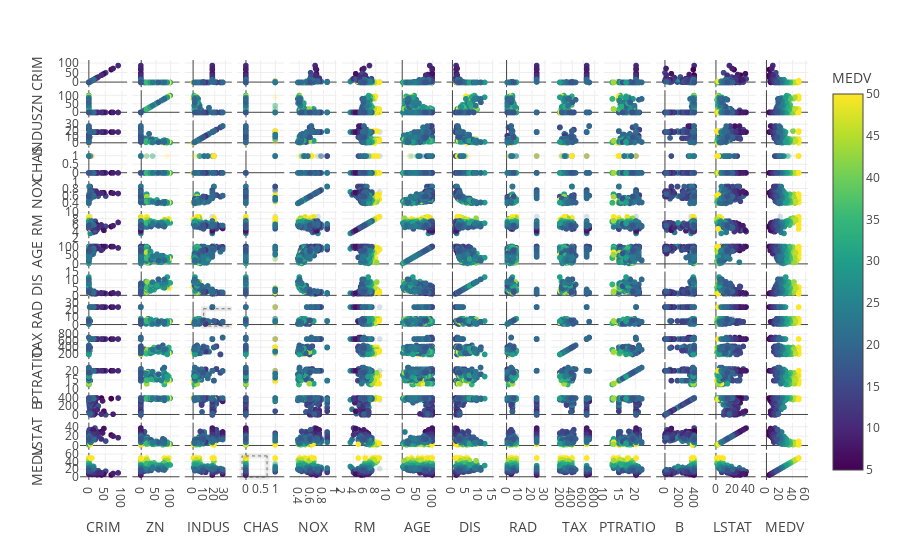

Notebook cell for this chart:
### Markdown cell above
### Scatter matrix

### Code cell
px.scatter_matrix(data, color="MEDV", height=1200, template="none")

### Figure 1 — Plotly figure (JSON) as saved in the notebook; plotly's stock layout.template omitted (floating-point values rounded to 4 significant figures; data arrays with more than 128 entries replaced by an {"elided": "..."} marker saying what was removed)
{"data": [{"dimensions": [{"axis": {"matches": true}, "label": "CRIM", "values": {"elided": "506 float values"}}, {"axis": {"matches": true}, "label": "ZN", "values": {"elided": "506 float values"}}, {"axis": {"matches": true}, "label": "INDUS", "values": {"elided": "506 float values"}}, {"axis": {"matches": true}, "label": "CHAS", "values": {"elided": "506 int values"}}, {"axis": {"matches": true}, "label": "NOX", "values": {"elided": "506 float values"}}, {"axis": {"matches": true}, "label": "RM", "values": {"elided": "506 float values"}}, {"axis": {"matches": true}, "label": "AGE", "values": {"elided": "506 float values"}}, {"axis": {"matches": true}, "label": "DIS", "values": {"elided": "506 float values"}}, {"axis": {"matches": true}, "label": "RAD", "values": {"elided": "506 int values"}}, {"axis": {"matches": true}, "label": "TAX", "values": {"elided": "506 int values"}}, {"axis": {"matches": true}, "label": "PTRATIO", "values": {"elided": "506 float values"}}, {"axis": {"matches": true}, "label": "B", "values": {"elided": "506 float values"}}, {"axis": {"matches": true}, "label": "LSTAT", "values": {"elided": "506 float values"}}, {"axis": {"matches": true}, "label": "MEDV", "values": {"elided": "506 float values"}}], "hovertemplate": "%{xaxis.title.text}=%{x}<br>%{yaxis.title.text}=%{y}<br>MEDV=%{marker.color}<extra></extra>", "legendgroup": "", "marker": {"color": {"elided": "506 float values"}, "coloraxis": "coloraxis", "symbol": "circle"}, "name": "", "selectedpoints": {"elided": "587 int values"}, "showlegend": false, "type": "splom"}], "layout": {"autosize": true, "coloraxis": {"colorbar": {"title": {"text": "MEDV"}}, "colorscale": [[0, "#440154"], [0.1111, "#482878"], [0.2222, "#3e4989"], [0.3333, "#31688e"], [0.4444, "#26828e"], [0.5556, "#1f9e89"], [0.6667, "#35b779"], [0.7778, "#6ece58"], [0.8889, "#b5de2b"], [1, "#fde725"]]}, "dragmode": "zoom", "legend": {"tracegroupgap": 0}, "margin": {"t": 60}, "selections": [{"line": {"dash": "dot", "width": 1}, "type": "rect", "x0": 0.7167, "x1": -0.1323, "xref": "x4", "y0": 55.26, "y1": -0.9524, "yref": "y14"}, {"line": {"dash": "dot", "width": 1}, "type": "rect", "x0": 9.775, "x1": 355.8, "xref": "x3", "y0": 21.48, "y1": -2.042, "yref": "y9"}], "xaxis": {"autorange": true, "range": [-12.09, 101.1], "showspikes": false, "type": "linear"}, "xaxis10": {"autorange": true, "range": [115.8, 782.2], "showspikes": false, "type": "linear"}, "xaxis11": {"autorange": true, "range": [11.32, 23.28], "showspikes": false, "type": "linear"}, "xaxis12": {"autorange": true, "range": [-53.6, 450.8], "showspikes": false, "type": "linear"}, "xaxis13": {"autorange": true, "range": [-3.197, 42.9], "showspikes": false, "type": "linear"}, "xaxis14": {"autorange": true, "range": [-1.118, 56.12], "showspikes": false, "type": "linear"}, "xaxis2": {"autorange": true, "range": [-13.6, 113.6], "showspikes": false, "type": "linear"}, "xaxis3": {"autorange": true, "range": [-3.249, 31.45], "showspikes": false, "type": "linear"}, "xaxis4": {"autorange": true, "range": [-0.136, 1.136], "showspikes": false, "type": "linear"}, "xaxis5": {"autorange": true, "range": [0.3189, 0.9371], "showspikes": false, "type": "linear"}, "xaxis6": {"autorange": true, "range": [2.851, 9.49], "showspikes": false, "type": "linear"}, "xaxis7": {"autorange": true, "range": [-10.3, 113.2], "showspikes": false, "type": "linear"}, "xaxis8": {"autorange": true, "range": [-0.3655, 13.62], "showspikes": false, "type": "linear"}, "xaxis9": {"autorange": true, "range": [-2.127, 27.13], "showspikes": false, "type": "linear"}, "yaxis": {"autorange": true, "range": [-12.09, 101.1], "showspikes": false, "type": "linear"}, "yaxis10": {"autorange": true, "range": [115.8, 782.2], "showspikes": false, "type": "linear"}, "yaxis11": {"autorange": true, "range": [11.32, 23.28], "showspikes": false, "type": "linear"}, "yaxis12": {"autorange": true, "range": [-53.6, 450.8], "showspikes": false, "type": "linear"}, "yaxis13": {"autorange": true, "range": [-3.197, 42.9], "showspikes": false, "type": "linear"}, "yaxis14": {"autorange": true, "range": [-1.118, 56.12], "showspikes": false, "type": "linear"}, "yaxis2": {"autorange": true, "range": [-13.6, 113.6], "showspikes": false, "type": "linear"}, "yaxis3": {"autorange": true, "range": [-3.249, 31.45], "showspikes": false, "type": "linear"}, "yaxis4": {"autorange": true, "range": [-0.136, 1.136], "showspikes": false, "type": "linear"}, "yaxis5": {"autorange": true, "range": [0.3189, 0.9371], "showspikes": false, "type": "linear"}, "yaxis6": {"autorange": true, "range": [2.851, 9.49], "showspikes": false, "type": "linear"}, "yaxis7": {"autorange": true, "range": [-10.3, 113.2], "showspikes": false, "type": "linear"}, "yaxis8": {"autorange": true, "range": [-0.3655, 13.62], "showspikes": false, "type": "linear"}, "yaxis9": {"autorange": true, "range": [-2.127, 27.13], "showspikes": false, "type": "linear"}}}
